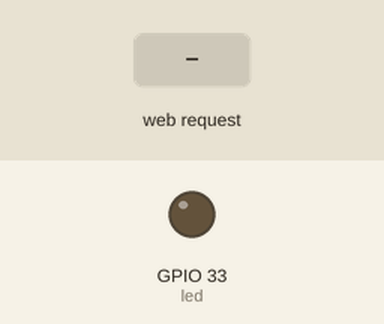
Simulated run of this sketch. Board: ESP32. On the bench: output pins drawn as LEDs (lit = HIGH). Inputs (shaded band) come from the test bench. WiFi joins after 1.5 s; servers stay silent unless stated; what the sketch prints to the serial monitor is not drawn.

Above: at 2.7 s.
2.8 s: HTTP request GET /CTRL received
At 3.1 s:
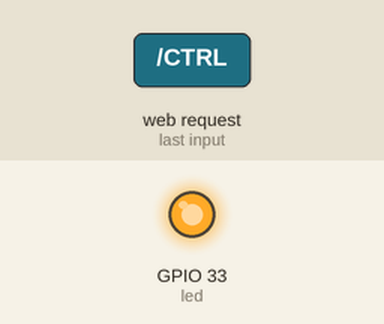
Timing chart, 0 to 5.8 s (numbered marks = the images above; inputs shaded):
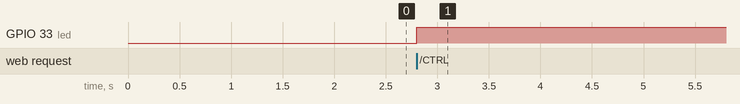

The sketch:

ESP32_TEST.ino
```cpp
#include <WiFi.h>
#include <WebServer.h>

const char* ssid = "XXX";
const char* password = "XXX";
const int led = 33;
WebServer server(80);

void setup() {
  pinMode(led, OUTPUT);
  Serial.begin(9600);
  WiFi.begin(ssid, password);
  while (WiFi.status() != WL_CONNECTED) {
    Serial.print(".");
    delay(500);
}

  Serial.println("Connected");
  Serial.print("IP=");
  Serial.println(WiFi.localIP());
  server.on("/", Index);                       //  IPアドレス直下にアクセスされたときの処理"Index"を定義
  server.on("/CTRL", LampSW);                   //  "IPアドレス/LED"にアクセスされたときの処理"LampSW"を定義
  server.onNotFound(NotFound);                 //  存在しない場所にアクセスされたときの処理"NotFound"を定義
  server.begin();
}

void loop() {
  server.handleClient();
}

void Index() {
  server.send(200, "text/plain", "Hello,work");
}

void NotFound() {
  server.send(200, "text/plain", "Sorry, page was not found in this server.");
}

void LampSW() {
  String LampSwitch;                           //  String型の変数"LampSwitch"を定義
  LampSwitch = "<!DOCTYPE html>";              //  以下しばらく"LampSwitch"内にHTMLを記述していく
  LampSwitch += "<html lang=\"ja\">";
  LampSwitch += "<head>";
  LampSwitch += "<meta charset=\"utf - 8\" />";
  LampSwitch += "<title>ESP32_WebServeSystem</title>";
  LampSwitch += "</head>";
  LampSwitch += "<body>";
  LampSwitch += "<p>ESP32_Http</p>";
  LampSwitch += "<button type=\"button\" >";
  LampSwitch += "<a href=\"/CTRL\" >";
  LampSwitch += "button</a >";
  LampSwitch += "</body>";
  server.send(200, "text/html", LampSwitch);  //  HTMLのテキスト"LampSwitch"を送信
  digitalWrite(led, !digitalRead(led));       //  ledピンの出力を現在と反転
  Serial.println("Switch pushed!");
}
```

Measured:
- after the input at 2.8 s, GPIO 33 (led): LOW → HIGH at once
